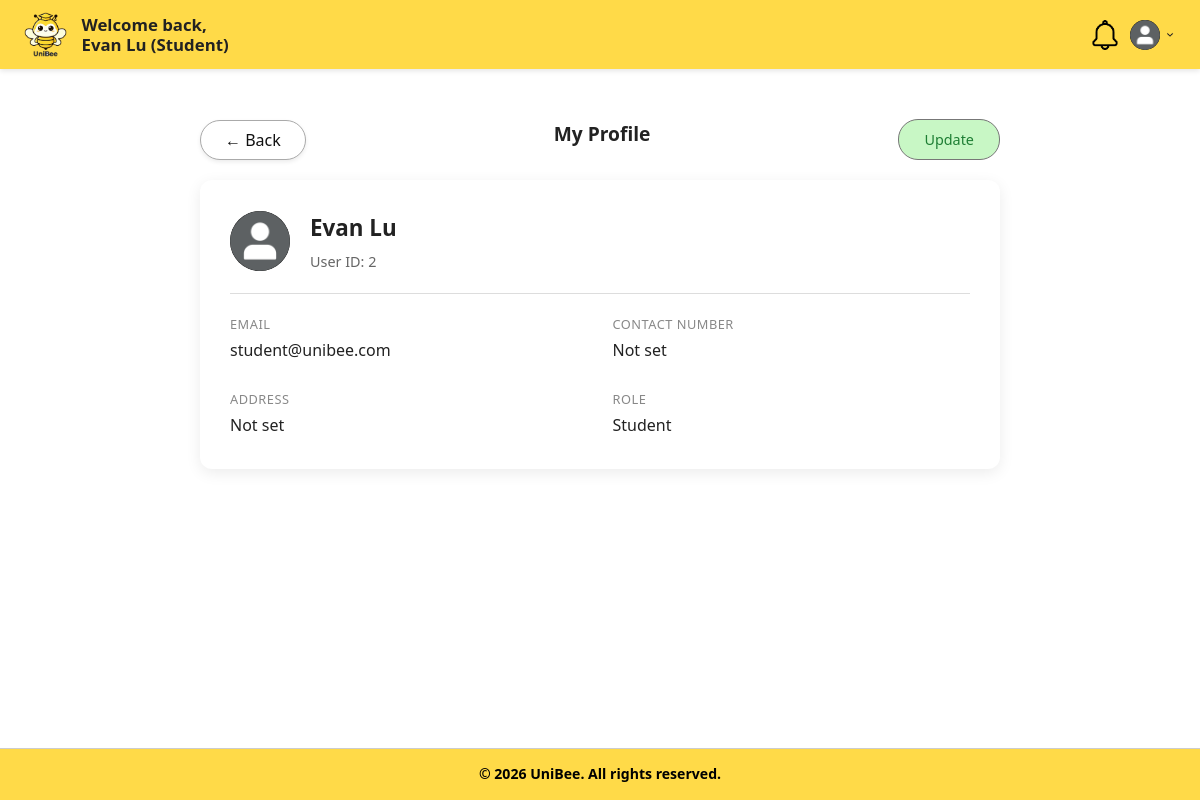
Screenshot of /boundary/manageProfilePage.php (signed in) with the database file from the repository.
### tables this page shows
CREATE TABLE Users (
    id INT PRIMARY KEY AUTO_INCREMENT,
    universityId INT,
    email VARCHAR(255) UNIQUE NOT NULL,
    passwordHash VARCHAR(255) NOT NULL,
    fullName VARCHAR(255) NOT NULL,
    role VARCHAR(50) NOT NULL,
    status VARCHAR(50) DEFAULT 'active',
    createdAt DATETIME DEFAULT CURRENT_TIMESTAMP,
    updatedAt DATETIME DEFAULT CURRENT_TIMESTAMP ON UPDATE CURRENT_TIMESTAMP,
    lastLogin DATETIME,
    FOREIGN KEY (universityId) REFERENCES Universities(id) ON DELETE CASCADE
);

### controller/manageProfileController.php (called while the page is built, shortened)
<?php
require_once "../database/database.php";
class ManageProfileController
{
    private $db;
    public function __construct()
    {
        $database = new Database();
        $this->db = $database->connect();
    }
    public function getUserById($userId)
    {
        $sql = "SELECT u.id, u.email, u.fullName, u.role, u.status,
                       up.contactNumber, up.address
                FROM Users u
                LEFT JOIN UserProfiles up ON u.id = up.userId
                WHERE u.id = ?";
        $stmt = $this->db->prepare($sql);
        $stmt->execute([$userId]);
        return $stmt->fetch(PDO::FETCH_ASSOC);
    }
}
?>

### database/database.php (called while the page is built, shortened)
<?php
class Database
{
    private $host = 'localhost:3307';
    private $dbname = 'unibee';
    private $username = 'root';
    private $password = '';
    public function connect()
    {
        try {
            $this->pdo = new PDO(
                "mysql:host={$this->host};dbname={$this->dbname}",
                $this->username,
                $this->password
            );
            $this->pdo->setAttribute(PDO::ATTR_ERRMODE, PDO::ERRMODE_EXCEPTION);
            return $this->pdo;
        } catch (PDOException $e) {
            die("Database connection failed: " . $e->getMessage());
        }
    }
}

### boundary/manageProfilePage.php (the view, shortened to what this page needs)
<?php
require_once "../controller/ManageProfileController.php";
$controller = new ManageProfileController();
$user = $controller->getUserById($_SESSION['user_id']);
$rawRole = $user['role'] ?? $_SESSION['role'] ?? 'student';
$userRole = strtolower(trim($rawRole));
$backDashboard = ($userRole === 'lecturer') ? 'lecturerDashboardPage.php' : 'studentDashboardPage.php';
?>
<!DOCTYPE html>
<html lang="en">
<head>
    <link rel="stylesheet" href="../style.css">
</head>
<body>
    <header class="header">
        <div class="logo-container">
            <img src="../images/uniBeeLogo.png" alt="UniBee Logo">
        </div>
        <div class="welcome-message">
            <span>Welcome back,</span>
                <strong>
                    <?php
                        echo htmlspecialchars($_SESSION['user_name'] ?? 'User') .
                            ' (' . ucwords(str_replace('_', ' ', strtolower($_SESSION['user_role'] ?? $_SESSION['role'] ?? 'User'))) . ')';
                    ?>
                </strong>
        </div>
        <div class="dashboard-header-right">
            <a href="notificationPage.php" class="header-icon">
                <img src="../images/notification.png" alt="Notifications">
            </a>
            <div class="profile-dropdown">
                <div class="profile-container" onclick="toggleDropdown()">
                    <img src="../images/profilePic.png" alt="Profile" class="profile-icon">
                    <img src="../images/dropdown.png" alt="Menu" class="dropdown-arrow">
                </div>
            </div>
        </div>
    </header>
    <main class="dashboard">
        <?php if ($user): ?>
            <div class="profile-header">
                <a href="<?php echo $backDashboard; ?>" class="btn-back">&#8592; Back</a>
                <h2 class="section-label">My Profile</h2>
                <a href="UpdateProfilePage.php" class="btn-update">Update</a>
            </div>
            <div class="profile-view">
                <div class="profile-identity">
                    <img src="../images/profilePic.png" alt="Profile" class="profile-large-icon">
                    <div>
                        <h2><?php echo htmlspecialchars($user['fullName']); ?></h2>
                        <p>User ID: <?php echo htmlspecialchars($user['id']); ?></p>
                    </div>
                </div>
                <hr class="profile-divider">
                <div class="profile-details">
                    <div class="profile-field">
                        <label>Email</label>
                        <p><?php echo htmlspecialchars($user['email']); ?></p>
                    </div>
                    <div class="profile-field">
                        <label>Contact Number</label>
                        <p><?php echo htmlspecialchars($user['contactNumber'] ?? 'Not set'); ?></p>
                    </div>
                    <div class="profile-field">
                        <label>Address</label>
                        <p><?php echo htmlspecialchars($user['address'] ?? 'Not set'); ?></p>
                    </div>
                    <div class="profile-field">
                        <label>Role</label>
                        <p><?php echo htmlspecialchars(ucfirst(str_replace('_', ' ', $user['role']))); ?></p>
                    </div>
                </div>
            </div>
        <?php else: ?>
            <p class="error-message">Unable to load profile information. Please try again later.</p>
        <?php endif; ?>
    </main>
    <footer>
        <div class="footer-bottom-bar">
            &copy; 2026 UniBee. All rights reserved.
        </div>
    </footer>
</body>
</html>

### rows the page displays
users: fullName "Evan Lu", id "2", email "student@unibee.com", role "Student"

### other values shown
$_SESSION['user_name'] "Evan Lu"
$user['contactNumber'] "Not set"
$user['address'] "Not set"
